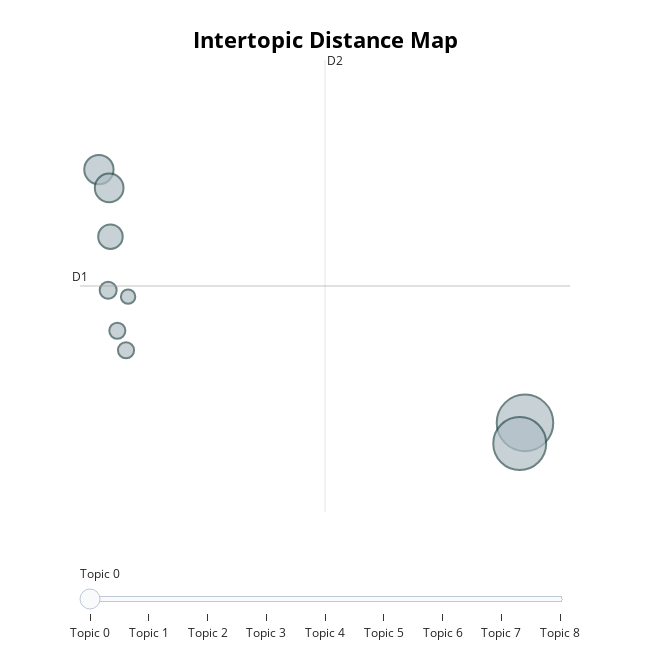

This figure's notebook cell:
### Code cell
topic_dadv_model.visualize_topics()

### Figure 1 — Plotly figure (JSON) as saved in the notebook; plotly's stock layout.template omitted (floating-point values rounded to 4 significant figures)
{"data": [{"customdata": [[0, "회사 | 사람 | 업무 | 연봉 | 직원", 432], [1, "사람 | 회사 | 업무 | 연봉 | 직원", 378], [2, "사람 | 회사 | 업무 | 직원 | 복지", 116], [3, "사람 | 업무 | 회사 | 연봉 | 직원", 111], [4, "업무 | 연봉 | 사람 | 회사 | 직원", 81], [5, "사람 | 업무 | 회사 | 연봉 | 복지", 39], [6, "사람 | 회사 | 연봉 | 직원 | 업무", 35], [7, "체계 | 업무 | 회사 | 복지 | 퇴근", 35], [8, "사람 | 회사 | 업무 | 연봉 | 복지", 28]], "hovertemplate": "<b>Topic %{customdata[0]}</b><br>%{customdata[1]}<br>Size: %{customdata[2]}", "legendgroup": "", "marker": {"color": "#B0BEC5", "line": {"color": "DarkSlateGrey", "width": 2}, "size": [432, 378, 116, 111, 81, 39, 35, 35, 28], "sizemode": "area", "sizeref": 0.27, "symbol": "circle"}, "mode": "markers", "name": "", "orientation": "v", "showlegend": false, "type": "scatter", "x": [15.43, 15.16, -6.479, -5.95, -5.885, -6.002, -5.531, -5.084, -4.977], "xaxis": "x", "y": [6.231, 5.962, 9.538, 9.299, 8.663, 7.963, 7.434, 7.18, 7.879], "yaxis": "y"}], "layout": {"annotations": [{"showarrow": false, "text": "D1", "x": -7.451, "y": 8.018, "yshift": 10}, {"showarrow": false, "text": "D2", "x": 5.149, "xshift": 10, "y": 10.97}], "height": 650, "hoverlabel": {"bgcolor": "white", "font": {"family": "Rockwell", "size": 16}}, "legend": {"itemsizing": "constant", "tracegroupgap": 0}, "margin": {"t": 60}, "shapes": [{"line": {"color": "#CFD8DC", "width": 2}, "type": "line", "x0": 5.149, "x1": 5.149, "y0": 5.067, "y1": 10.97}, {"line": {"color": "#9E9E9E", "width": 2}, "type": "line", "x0": -7.451, "x1": 17.75, "y0": 8.018, "y1": 8.018}], "sliders": [{"active": 0, "pad": {"t": 50}, "steps": [{"args": [{"marker.color": [["red", "#B0BEC5", "#B0BEC5", "#B0BEC5", "#B0BEC5", "#B0BEC5", "#B0BEC5", "#B0BEC5", "#B0BEC5"]]}], "label": "Topic 0", "method": "update"}, {"args": [{"marker.color": [["#B0BEC5", "red", "#B0BEC5", "#B0BEC5", "#B0BEC5", "#B0BEC5", "#B0BEC5", "#B0BEC5", "#B0BEC5"]]}], "label": "Topic 1", "method": "update"}, {"args": [{"marker.color": [["#B0BEC5", "#B0BEC5", "red", "#B0BEC5", "#B0BEC5", "#B0BEC5", "#B0BEC5", "#B0BEC5", "#B0BEC5"]]}], "label": "Topic 2", "method": "update"}, {"args": [{"marker.color": [["#B0BEC5", "#B0BEC5", "#B0BEC5", "red", "#B0BEC5", "#B0BEC5", "#B0BEC5", "#B0BEC5", "#B0BEC5"]]}], "label": "Topic 3", "method": "update"}, {"args": [{"marker.color": [["#B0BEC5", "#B0BEC5", "#B0BEC5", "#B0BEC5", "red", "#B0BEC5", "#B0BEC5", "#B0BEC5", "#B0BEC5"]]}], "label": "Topic 4", "method": "update"}, {"args": [{"marker.color": [["#B0BEC5", "#B0BEC5", "#B0BEC5", "#B0BEC5", "#B0BEC5", "red", "#B0BEC5", "#B0BEC5", "#B0BEC5"]]}], "label": "Topic 5", "method": "update"}, {"args": [{"marker.color": [["#B0BEC5", "#B0BEC5", "#B0BEC5", "#B0BEC5", "#B0BEC5", "#B0BEC5", "red", "#B0BEC5", "#B0BEC5"]]}], "label": "Topic 6", "method": "update"}, {"args": [{"marker.color": [["#B0BEC5", "#B0BEC5", "#B0BEC5", "#B0BEC5", "#B0BEC5", "#B0BEC5", "#B0BEC5", "red", "#B0BEC5"]]}], "label": "Topic 7", "method": "update"}, {"args": [{"marker.color": [["#B0BEC5", "#B0BEC5", "#B0BEC5", "#B0BEC5", "#B0BEC5", "#B0BEC5", "#B0BEC5", "#B0BEC5", "red"]]}], "label": "Topic 8", "method": "update"}]}], "title": {"font": {"color": "Black", "size": 22}, "text": "<b>Intertopic Distance Map</b>", "x": 0.5, "xanchor": "center", "y": 0.95, "yanchor": "top"}, "width": 650, "xaxis": {"anchor": "y", "domain": [0, 1], "range": [-7.451, 17.75], "title": {"text": ""}, "visible": false}, "yaxis": {"anchor": "x", "domain": [0, 1], "range": [5.067, 10.97], "title": {"text": ""}, "visible": false}}}
